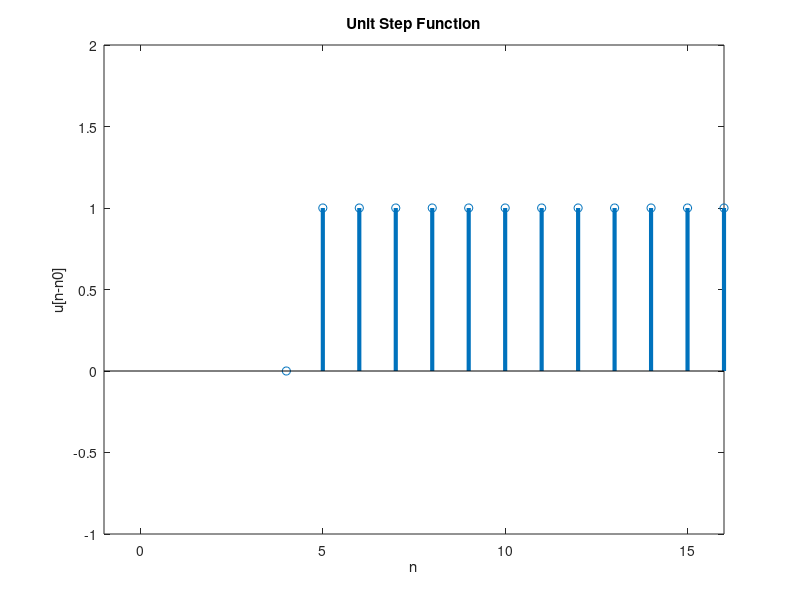

This figure's MATLAB source:
clear all
close all
n = -1:16;
p = n>=0; 
u = 1*p;
n_0 = input('Enter n0: ');
figure(1)
stem(n+n_0,u,'linewidth',3)
%legend('u[n-n0]')
title('Unit Step Function')
ylabel('u[n-n0]')
xlabel('n')
axis([-1 16 -1 2])